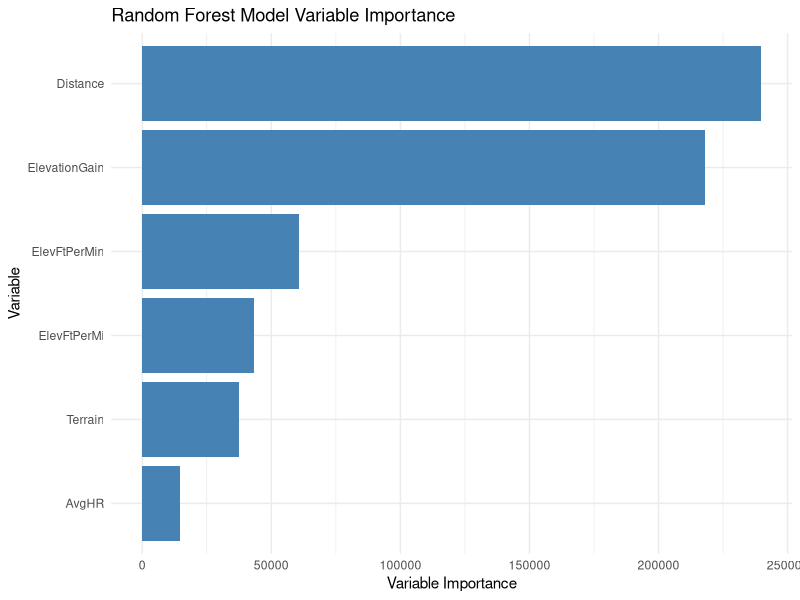
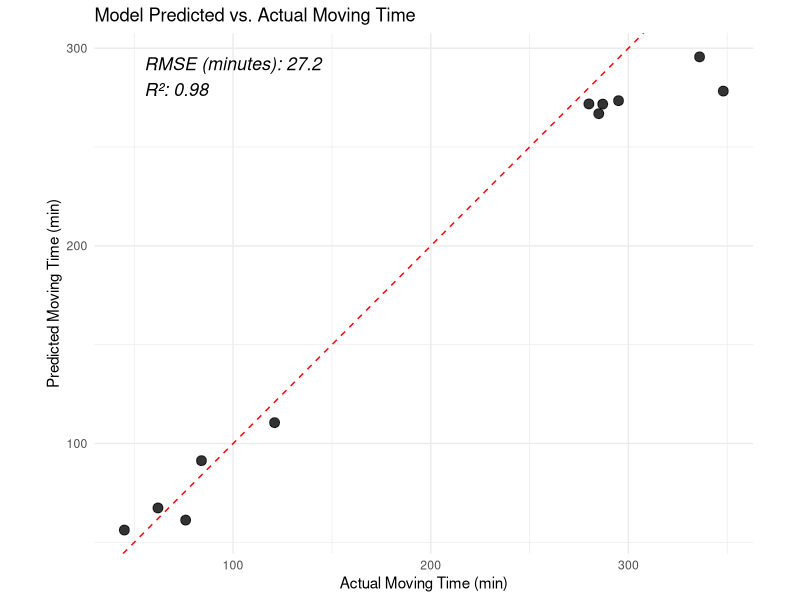
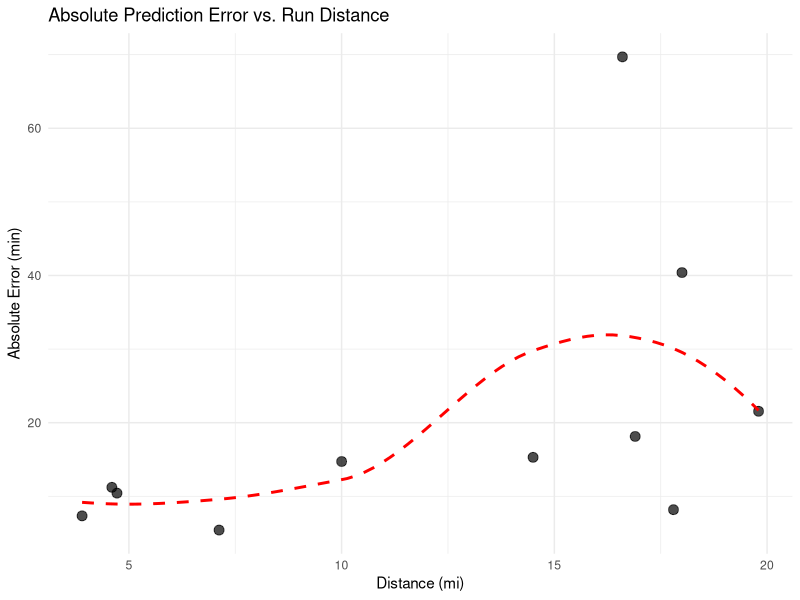

Here is the R script that generated these plots, in order:
## Random Forest Model for predicting mountain running times based on personal 
## Running data
## Code Developed by Diego Schillaci for GIS 335 Final Project, Spring 2025

#Load Packages

library(tidyverse)
library(ranger)
library(ggplot2)


# Import and Prep data for model. 
# In R, each Column needs to be made into an 'object' that can then be used for analysis

run_data <- read_csv("GIS_Data_Final.csv")

model_data <- run_data %>%
  transmute(
    AvgHR = `Avg_Hr(bpm)`,
    Distance = `Distance(mi)`,
    ElevationGain = `Elev_gain(ft)`,
    MovingTime = `Moving_Time(Min)`,
    Terrain = `Terrain_Score(1-5)`,
    ElevFtPerMi = `Elev_gain(ft)` / `Distance(mi)`,
    ElevFtPerMin = `Elev_gain(ft)` / `Moving_Time(Min)`
  ) %>%
  drop_na()

# Split prepped data into training and testing
# ~80% of the data is used for Training and ~20% is used for Testing

set.seed(42)
split_index <- sample(1:nrow(model_data), size = 0.8 * nrow(model_data))
train_data <- model_data[split_index, ]
test_data <- model_data[-split_index, ]

# Train the Random Forest Model using the 'Ranger' Package
rf_model <- ranger(
  formula = MovingTime ~ Distance + ElevationGain + AvgHR + Terrain + ElevFtPerMi + ElevFtPerMin,
  data = train_data,
  num.trees = 500,
  mtry = 2,  
  min.node.size = 8,  
  importance = "impurity",
  seed = 42
)

# Examine variable importance (The higher the # the more important the variable is to
# predicting the results in the model)

print(rf_model$variable.importance)

importance_df <- as.data.frame(rf_model$variable.importance)
colnames(importance_df) <- "Importance"
importance_df$Variable <- rownames(importance_df)

importance_df <- importance_df %>%
  arrange(desc(Importance))

# Simple Plot of Variable Importance
ggplot(importance_df, aes(x = reorder(Variable, Importance), y = Importance)) +
  geom_col(fill = "steelblue") +
  coord_flip() +
  labs(
    title = "Random Forest Model Variable Importance",
    x = "Variable",
    y = "Variable Importance"
  ) +
  theme_minimal()


# Predict on testing data (Resuduals Aka Actuals removed)
preds <- predict(rf_model, data = test_data)$predictions
actuals <- test_data$MovingTime

# Evaluate Error (RMSE & r^2)
rmse <- sqrt(mean((preds - actuals)^2))
r_squared <- cor(preds, actuals)^2
cat("RMSE:", round(rmse, 2), "minutes\n")
cat("R²:", round(r_squared, 3), "\n")

#Predict total moving time of a route based on the trained model
#Input metrics from the desired route and terrain score
predict_moving_time <- function(distance_mi, elev_gain_ft, avg_hr_bpm, terrain_score = 4) {
  
  elev_per_mile <- elev_gain_ft / distance_mi
  estimated_time <- distance_mi * 17
  elev_per_min <- elev_gain_ft / estimated_time
  
  new_data <- data.frame(
    Distance = distance_mi,
    ElevationGain = elev_gain_ft,
    AvgHR = avg_hr_bpm,
    Terrain = terrain_score,
    ElevFtPerMi = elev_per_mile,
    ElevFtPerMin = elev_per_min
  )
  
# Predicts moving time in minutes using the trained model based on - 
# Distance in Miles, Elevation gain and desired AVG heart rate!
  
  predicted_time <- predict(rf_model, data = new_data)$predictions
  return(round(predicted_time, 1))
}

predict_moving_time(distance_mi = 12, elev_gain_ft = 4005, avg_hr_bpm = 142)


# Plot the Results of the model with residuals and Error

results_df <- data.frame(Actual = actuals, Predicted = preds)

ggplot(results_df, aes(x = Actual, y = Predicted)) +
  geom_point(size = 3, alpha = 0.8) +
  geom_abline(slope = 1, intercept = 0, linetype = "dashed", color = "red") +
  annotate("text", x = min(actuals) + 10, y = max(preds) - 10,
           label = paste("RMSE (minutes):", round(rmse, 1), "\nR²:", round(r_squared, 3)),
           hjust = 0, size = 4.5, fontface = "italic") +
  labs(title = "Model Predicted vs. Actual Moving Time",
       x = "Actual Moving Time (min)", y = "Predicted Moving Time (min)") +
  theme_minimal() +
  coord_equal()


# Create a data frame with calculated residual results
# this is done so we can actually plot the values the model gave us

results_df <- data.frame(
  Actual = test_data$MovingTime,
  Predicted = predict(rf_model, data = test_data)$predictions,
  Distance = test_data$Distance
)

results_df <- results_df %>%
  mutate(Error = Predicted - Actual,
         AbsError = abs(Error))

# Plot Absolute Error vs. Distance
# this shows us at what distances the model is most accurate 

ggplot(results_df, aes(x = Distance, y = AbsError)) +
  geom_point(size = 3, alpha = 0.7) +
  geom_smooth(method = "loess", se = FALSE, linetype = "dashed", color = "red") +
  labs(
    title = "Absolute Prediction Error vs. Run Distance",
    x = "Distance (mi)",
    y = "Absolute Error (min)"
  ) +
  theme_minimal()
